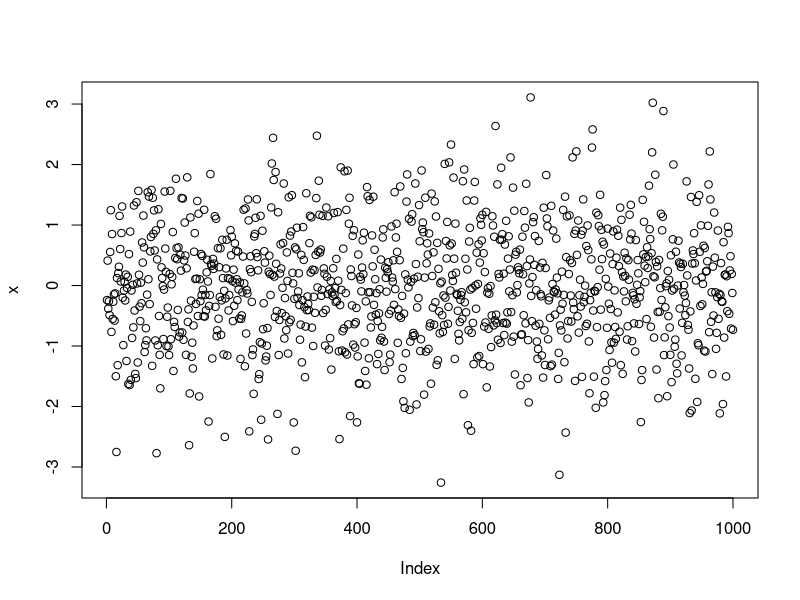
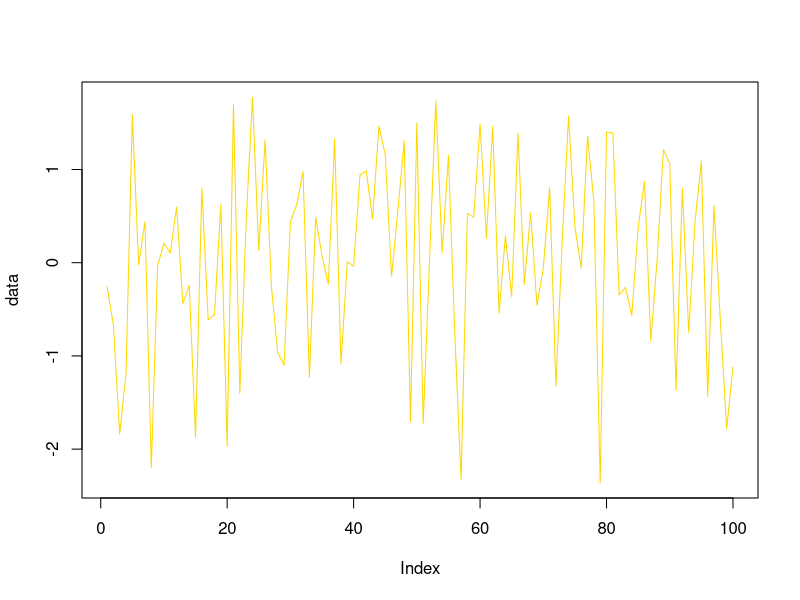
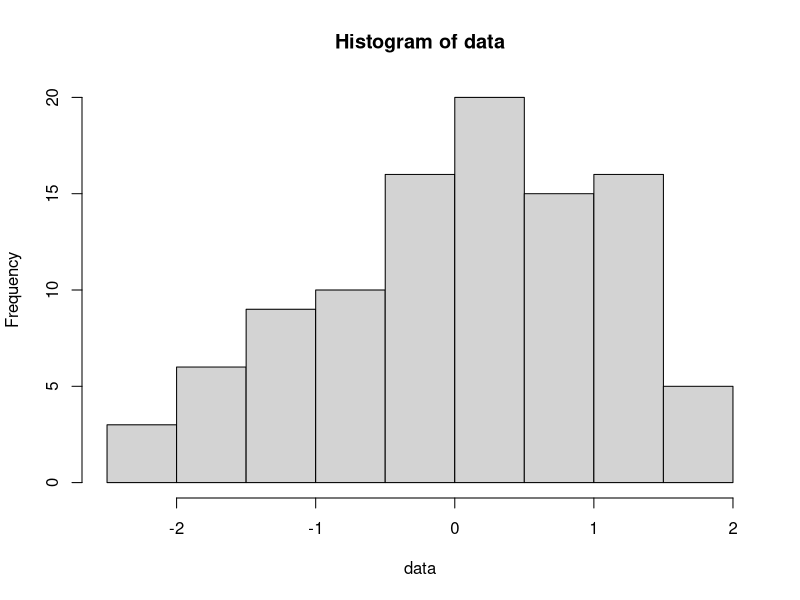

The R script that drew these images, in order:
setwd("~/Documents/Fall-2021/datamining")
# random samples from normal distribution
# args: how many you want to choose
# randomly choose numbers from the normal distribution
x <- rnorm(1000)
plot(x)

l <- list(one=1,two=c(1,2))
data <- rnorm(100)
plot(data,type="l",col="gold")

hist(data)

dframe <- data.frame(a=c(3,4,5),b=c(1,2,3),c=c(6,7,8))

write.table(dframe,file="tst0.txt",row.names = F)
j <- c(1,2,NA)
max(j) # NOT AVAILABLE, but you can ignore NA
max(j,na.rm = T)

text <- "apples"
date1 <- strptime(c("20210923000000"),format="%Y%m%d%H%M%S")